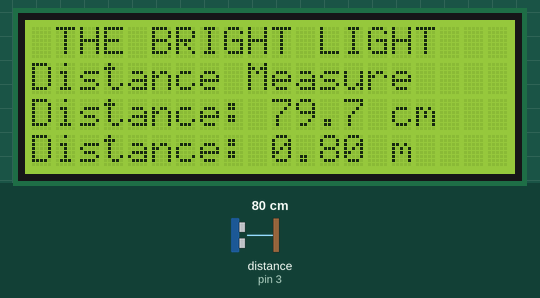
Bench run of a sketch on a simulated Arduino Uno, built with avr-gcc and run on an emulated ATmega328P. Shown: 20×4 character LCD. Wiring (inferred from the names in the program): ultrasonic range finder: trigger pin 2; echo pin 3. Inputs (shaded band) come from the test bench; at power-on: distance to the obstacle (sensor on pin 3) 80 cm. The echo pulse lasts 58.3 µs per cm.

Above: at 1.2 s.
1.3 s: distance to the obstacle (sensor on pin 3) set to 120 cm
At 1.7 s:
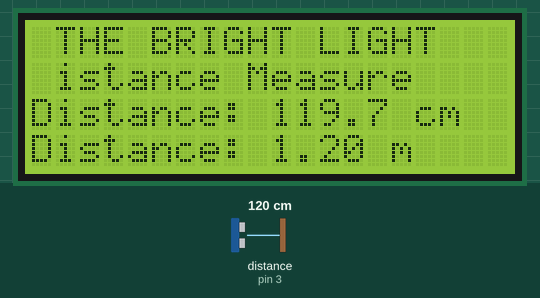
2.8 s: distance to the obstacle (sensor on pin 3) set to 2 cm
At 3.6 s:
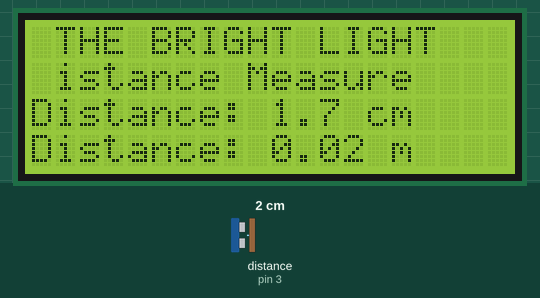
4.3 s: distance to the obstacle (sensor on pin 3) set to 4 cm
At 5.6 s:
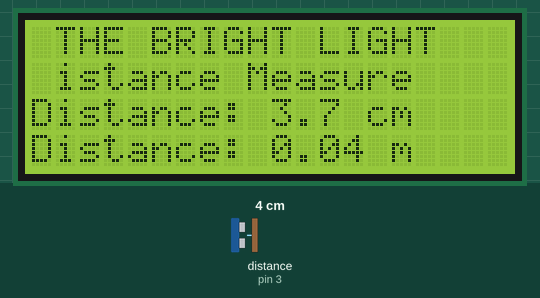
Timing chart, 0 to 7.3 s (numbered marks = the images above; inputs shaded):
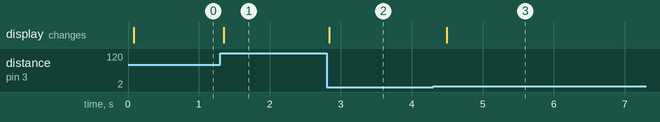

Measured:
- after the input at 1.3 s, the display: changes after 0.05 s (image 1)
- after the input at 2.8 s, the display: changes at once (image 2)
- after the input at 4.3 s, the display: changes after 0.19 s (image 3)

The sketch:

ULTRASONIC.ino
```cpp
// include the library code
#include <LiquidCrystal.h>

// initialize the library with the numbers of the interface pins
LiquidCrystal lcd(13, 12, 11, 10, 9, 8);

// defines pins numbers
const int trigPin = 2;
const int echoPin = 3;

// defines variables
long duration;
float distance_cm;
float distance_m;

void setup()
{
  pinMode(trigPin, OUTPUT);
  pinMode(echoPin, INPUT);

  lcd.begin(20, 4);

  lcd.setCursor(0,0);
  lcd.print(" THE BRIGHT LIGHT ");

  lcd.setCursor(0,1);
  lcd.print("Distance Measure");
}

void loop()
{
  // Clear the trigPin
  digitalWrite(trigPin, LOW);
  delayMicroseconds(2);

  // Send 10us pulse
  digitalWrite(trigPin, HIGH);
  delayMicroseconds(10);
  digitalWrite(trigPin, LOW);

  // Read echo
  duration = pulseIn(echoPin, HIGH);

  // Calculate distance in centimeters
  distance_cm = duration * 0.0343 / 2;

  // Convert centimeters to meters
  distance_m = distance_cm / 100.0;

  // Display centimeters
  lcd.setCursor(0,2);
  lcd.print("Distance: ");
  lcd.print(distance_cm, 1);   // One decimal place
  lcd.print(" cm   ");

  // Display meters
  lcd.setCursor(0,3);
  lcd.print("Distance: ");
  lcd.print(distance_m, 2);    // Two decimal places
  lcd.print(" m    ");

  delay(200);
}
```
